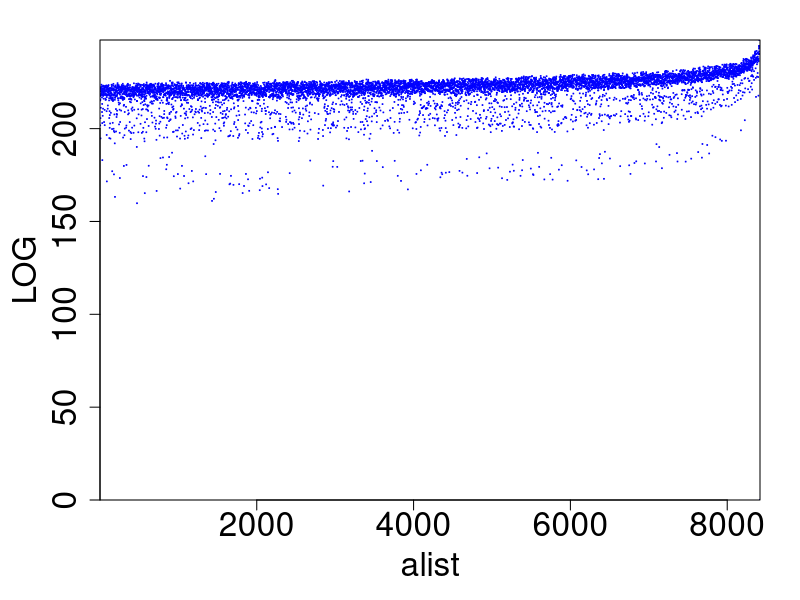
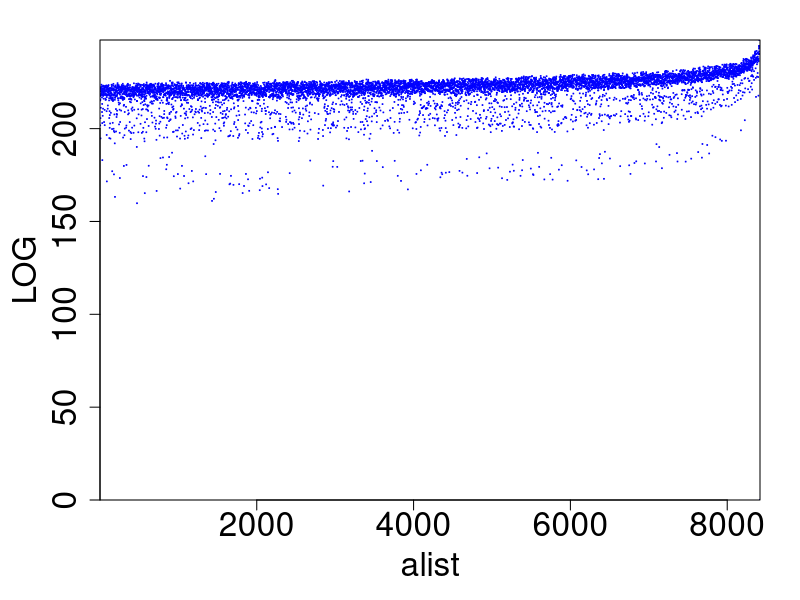

The R source for these figures, in order: (Note: a time limit stopped this script after it produced the figures.)
nodes <- list(
  "START" = (function(x) 0),
  "A"= (function(x) if(x>700) 0 else 22-0.005*x),
  "B" = (function(x) if(x>700) 0 else 20 - 0.02*x),
  "C" = (function(x) if(x>700) 0 else 29 - 0.01*x),
  "D" = (function(x) if(x>700) 0 else 20 - 0.04*x),
  "E" = (function(x) if(x>700) 0 else 40 - 0.021*x),
  "F" = (function(x) if(x>700) 0 else 20 - 0.04*x),
  "G" = (function(x) if(x>700) 0 else 20 - 0.03*x),
  "H" = (function(x) if(x>700) 0 else 30 - 0.02*x),
  "I" = (function(x) if(x>700) 0 else 50 - 0.032*x)
  
)

edges <- list (
  "START" = list("A"= function(x) 15+0.0008*x*(700-x), "B"= function(x) 34+0.00052*x*(700-x), "E"= function(x) 33+0.00051*x*(700-x), "D"= function(x) 32+0.0002*x*(700-x),
                 "C"= function(x) 30+0.00053*x*(700-x), "G"= function(x) 30+0.0001*x*(720-x), "F"= function(x) 30+0.00032*x*(700-x),
                 "H"= function(x) 50+0.00001*x*(700-x), "I"= function(x) 30+0.0005*x*(740-x)),
  "A" = list("A"= function(x) 31+0.0015*x*(700-x), "B"= function(x) 32+0.0001*x*(712-x), "E"= function(x) 30+0.0005*x*(700-x), "D"= function(x) 30+0.0005*x*(700-x),
             "C"= function(x) 12+0.0003*x*(700-x), "G"= function(x) 20+0.0002*x*(640-x), "F"= function(x) 3+0.0025*x*(700-x),
             "H"= function(x) 33+0.0002*x*(720-x), "I"= function(x) 30+0.0005*x*(720-x)),
  "B" = list("A"= function(x) 20+0.0004*x*(700-x), "B"= function(x) 30+0.0005*x*(700-x), "E"= function(x) 23+0.0007*x*(700-x), "D"= function(x) 30+0.0005*x*(700-x),
             "C"= function(x) 30+0.00056*x*(700-x), "G"= function(x) 30+0.0015*x*(700-x), "F"= function(x) 31+0.0025*x*(700-x),
             "H"= function(x) 30+0.0001*x*(710-x), "I"= function(x) 30+0.0005*x*(550-x)),
  "C" = list("A"= function(x) 32+0.0015*x*(600-x), "B"= function(x) 33+0.0001*x*(700-x), "E"= function(x) 32+0.0025*x*(700-x), "D"= function(x) 30+0.0005*x*(700-x),
             "C"= function(x) 13+0.0005*x*(700-x), "G"= function(x) 32+0.0002*x*(800-x), "F"= function(x) 31+0.005*x*(700-x),
             "H"= function(x) 23+0.0005*x*(700-x), "I"= function(x) 30+0.0005*x*(700-x)),
  "D" = list("A"= function(x) 12+0.0005*x*(500-x), "B"= function(x) 20+0.0001*x*(490-x), "E"= function(x) 13+0.0002*x*(700-x), "D"= function(x) 30+0.0005*x*(700-x),
             "C"= function(x) 34+0.0003*x*(700-x), "G"= function(x) 10+0.0002*x*(700-x), "F"= function(x) 12+0.0001*x*(700-x),
             "H"= function(x) 12+0.0005*x*(700-x), "I"= function(x) 30+0.0005*x*(680-x)),
  "E" = list("A"= function(x) 30+0.0002*x*(700-x), "B"= function(x) 12+0.0005*x*(700-x), "E"= function(x) 33+0.0001*x*(700-x), "D"= function(x) 30+0.0005*x*(700-x),
             "C"= function(x) 30+0.0005*x*(700-x), "G"= function(x) 13+0.0005*x*(640-x), "F"= function(x) 23+0.0002*x*(700-x),
             "H"= function(x) 33+0.0002*x*(700-x), "I"= function(x) 30+0.0005*x*(700-x)),
  "F" = list("A"= function(x) 32+0.0001*x*(700-x), "B"= function(x) 11+0.0025*x*(620-x), "E"= function(x) 30+0.0031*x*(700-x), "D"= function(x) 30+0.0005*x*(700-x),
             "C"= function(x) 36+0.0001*x*(700-x), "G"= function(x) 23+0.001*x*(700-x), "F"= function(x) 30+0.00123*x*(700-x),
             "H"= function(x) 40+0.0001*x*(700-x), "I"= function(x) 30+0.0005*x*(700-x)),
  "G" = list("A"= function(x) 7+0.002*x*(700-x), "B"= function(x) 12.3+0.0003*x*(700-x), "E"= function(x) 53+0.0012*x*(700-x), "D"= function(x) 30+0.0005*x*(700-x),
             "C"= function(x) 16+0.0007*x*(700-x), "G"= function(x) 41+0.0004*x*(630-x), "F"= function(x) 32+0.00043*x*(700-x),
             "H"= function(x) 11+0.0005*x*(700-x), "I"= function(x) 30+0.0005*x*(700-x)),
  "H" = list("A"= function(x) 21+0.0009*x*(700-x), "B"= function(x) 15+0.0002*x*(700-x), "E"= function(x) 34+0.0002*x*(700-x), "D"= function(x) 30+0.0005*x*(700-x),
             "C"= function(x) 13+0.0005*x*(700-x), "G"= function(x) 12+0.0001*x*(700-x), "F"= function(x) 30+0.0002*x*(700-x),
             "H"= function(x) 22+0.0003*x*(700-x), "I"= function(x) 30+0.0005*x*(700-x)),
  "I" = list("A"= function(x) 30+0.0002*x*(700-x), "B"= function(x) 12+0.0005*x*(700-x), "E"= function(x) 33+0.0001*x*(700-x), "D"= function(x) 30+0.0005*x*(700-x),
             "C"= function(x) 13+0.0005*x*(700-x), "G"= function(x) 12+0.0001*x*(700-x), "F"= function(x) 30+0.0002*x*(700-x),
             "H"= function(x) 33+0.0002*x*(700-x), "I"= function(x) 30+0.0005*x*(700-x))
)

price <- function(n, time) {
  return (nodes[[n]](time))
}
  
count_heuristic <- function(visited, time, price, prev, curr) {
  value <- 0
  for (n in names(nodes)) {
    if (!n %in% visited) {
      value <- value + nodes[[n]](time)
    }
  }
  return(value)
}

count_heuristic1 <- function(visited, time, price, prev, curr) {
  value <- 0
  for (n in names(nodes)) {
    if (!n %in% visited) {
      if(n %in% edges[[curr]])
        value <- value + nodes[[n]](time+time(curr, n, time))
      else
        value <- value + nodes[[n]](time)
    }
  }
  return(value)
}

count_heuristic2 <- function(visited, time, price, prev, curr) {
  value <- 0
  for (n in names(nodes)) {
    if (!n %in% visited) {
      value <- value + nodes[[n]](0)
    }
  }
  return(value)
}

count_heuristic3 <- function(visited, time, price, prev, curr) {
  value <- 0
  temp <- list()
  for (n in names(nodes)) {
    if (!n %in% visited) {
      temp<- c(n, temp)
    }
  }
  temp<-temp[order(sapply(temp, function(x) nodes[[x]](time), simplify = TRUE),
                   decreasing = TRUE)]
  lowest = which.min(unlist(lapply(edges, function(x) (lapply(x, function (y) y(0))))))[[1]]
  i = 0
  for(t in temp){
    i = i+1
    value <- value + nodes[[t]](time + lowest*i)
  }
  return(value)
}


time <- function(curr, nextt, timee) {
  return (edges[[curr]][[nextt]](timee))
}

getNeighbors <- function(node) {
  return (names(edges[[node]]))
}

selPrior <- function(log){
  return (log[[1]])
}

N <- function(struct, heur) {
  visited = struct[["visited"]]
  result <- list()
  curr <- struct[["curr"]]
  neighbors <- getNeighbors(curr)
  for(n in neighbors) {
    if(!n %in% visited) {
      new_visited = c(visited, n)
      time <- struct[["time"]] + time(curr, n, struct[["time"]])
      price <- struct[["price"]] + price(n, time)
      heuristic <- heur(new_visited, time, price, curr, n)
      element <- list("visited" = new_visited,
                     "curr" = n,
                     "time" = time,
                     "price" = price,
                     "heuristic"= heuristic
                     )
      result <- append(result, list(element))
    }
  }
  return (result)
}

i <- 0
heuristics = list(count_heuristic, count_heuristic1, count_heuristic2, count_heuristic3)
for(heur in heuristics){
  i <- i +1
  LOG <- list(0)
  H <- list(list("visited" = c("START"),
            "curr" = "START",
            "time" = 0,
            "price" = 0,
            "heuristic" = heur(vector('character'), 0, 0, "START", "START")))
  while(length(H[[1]][["visited"]])<length(nodes)) {
    x<-selPrior(H)
    H[[1]] <- NULL
    Y<-N(x ,heur)
    H<-append(Y, H)
    LOG <- append(lapply(Y, function(x) x[["price"]]+x[["heuristic"]]), LOG)
    H<-H[order(sapply(H, function(x) x[["price"]]+x[["heuristic"]], simplify = TRUE),
            decreasing = TRUE)]
  }
  alist<-c(1:length(LOG))
  
  png(
    paste(i,"test.png"),
    width     = 3.25,
    height    = 3.25,
    units     = "in",
    res       = 1200,
    pointsize = 1
  )
  par(
    mar      = c(5, 5, 2, 2),
    xaxs     = "i",
    yaxs     = "i",
    cex.axis = 2,
    cex.lab  = 2
  )
  
  
  plot(alist, LOG, cex=0.1, pch=4, type="p", col="blue")
  dev.off()
}
